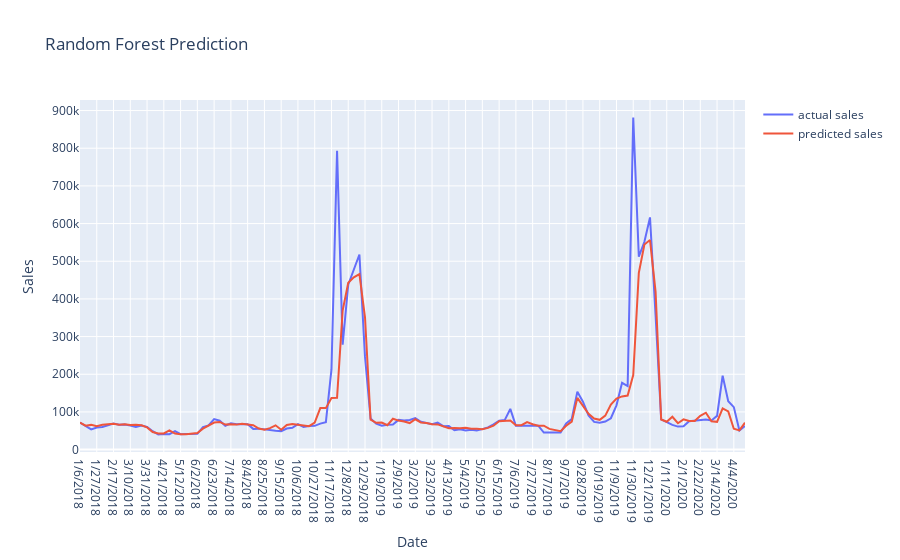

Notebook code cell kept with this figure:
### Code cell
rf_sc = []
for values in ['actual sales', 'predicted sales']:
    current_sales = rf_df[values]
    rf_sc.append(go.Scatter(x = rf_df['Date'], y=current_sales, name=(values)))

layout = go.Layout(title = 'Random Forest Prediction', xaxis = dict(title = 'Date'), yaxis = dict(title = 'Sales'))
fig = go.Figure(data = rf_sc, layout=layout)
iplot(fig)
